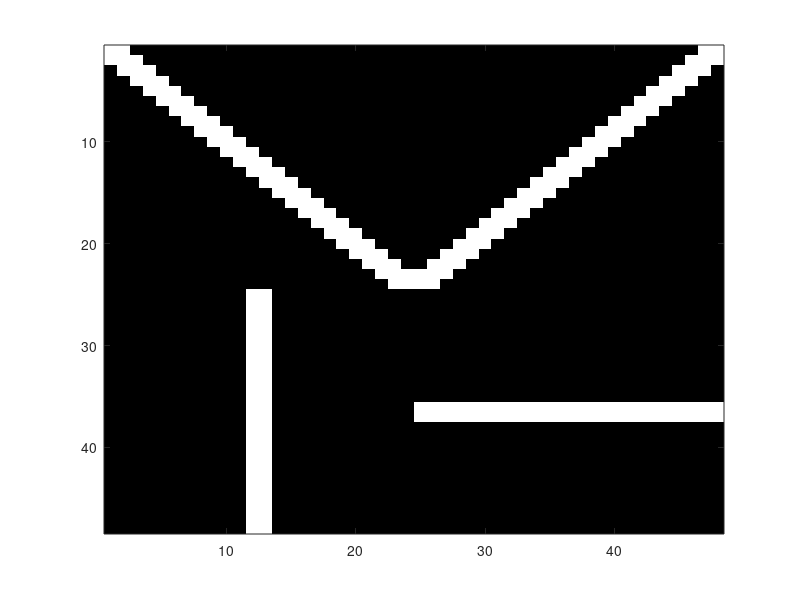

Write the MATLAB code that produced this figure.
% create test image consisting of line segments
rows = 48;
cols = 48;

img = zeros(rows,cols);

startRow = 1;
stopRow = 24;
startCol = 1;
stopCol = 24;

% block 1: vertical line in the center
img(25:48,12:13) = 1;

% block 2: horizontal line in the center
img(36:37,25:48) = 1;

% block 3: diagonal from bottom left
j=1;
for i=1:24
    img(i,j)=1;
    if(j>1)
        img(i,j-1)=1;
    end
    if(j<24)
        img(i,j+1)=1;
    end
    j=j+1;
end

% block 4: diagonal from bottom right
j=25;
for i=24:-1:1
    img(i,j)=1;
    if(j>1)
        img(i,j-1)=1;
    end
    if(j<48)
        img(i,j+1)=1;
    end
    j=j+1;
end

figure(22)
imagesc(img)
colormap('gray')

imwrite(img,'testImgLines.png','png')

